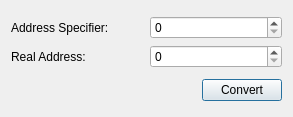
<?xml version="1.0" encoding="UTF-8"?>
<ui version="4.0">
 <class>AddressConverterDialog</class>
 <widget class="QDialog" name="AddressConverterDialog">
  <property name="geometry">
   <rect>
    <x>0</x>
    <y>0</y>
    <width>293</width>
    <height>117</height>
   </rect>
  </property>
  <property name="minimumSize">
   <size>
    <width>293</width>
    <height>117</height>
   </size>
  </property>
  <property name="windowTitle">
   <string>Address Converter</string>
  </property>
  <layout class="QVBoxLayout" name="verticalLayout_3" stretch="9,0">
   <item>
    <layout class="QHBoxLayout" name="horizontalLayout">
     <item>
      <layout class="QVBoxLayout" name="verticalLayout_2">
       <item>
        <widget class="QLabel" name="label">
         <property name="text">
          <string>Address Specifier:</string>
         </property>
        </widget>
       </item>
       <item>
        <widget class="QLabel" name="label_2">
         <property name="text">
          <string>Real Address:</string>
         </property>
        </widget>
       </item>
      </layout>
     </item>
     <item>
      <layout class="QVBoxLayout" name="verticalLayout">
       <item>
        <widget class="QSpinBox" name="spnSpecifier">
         <property name="maximum">
          <number>2147483647</number>
         </property>
        </widget>
       </item>
       <item>
        <widget class="QSpinBox" name="spnRealAddr">
         <property name="maximum">
          <number>2147483647</number>
         </property>
        </widget>
       </item>
      </layout>
     </item>
    </layout>
   </item>
   <item>
    <layout class="QHBoxLayout" name="horizontalLayout_3">
     <item>
      <spacer name="horizontalSpacer">
       <property name="orientation">
        <enum>Qt::Horizontal</enum>
       </property>
       <property name="sizeHint" stdset="0">
        <size>
         <width>40</width>
         <height>20</height>
        </size>
       </property>
      </spacer>
     </item>
     <item>
      <widget class="QPushButton" name="pushButton">
       <property name="text">
        <string>Convert</string>
       </property>
       <property name="icon">
        <iconset resource="Resources.qrc">
         <normaloff>:/Images/convert.png</normaloff>:/Images/convert.png</iconset>
       </property>
      </widget>
     </item>
    </layout>
   </item>
  </layout>
 </widget>
 <resources>
  <include location="Resources.qrc"/>
 </resources>
 <connections/>
</ui>
